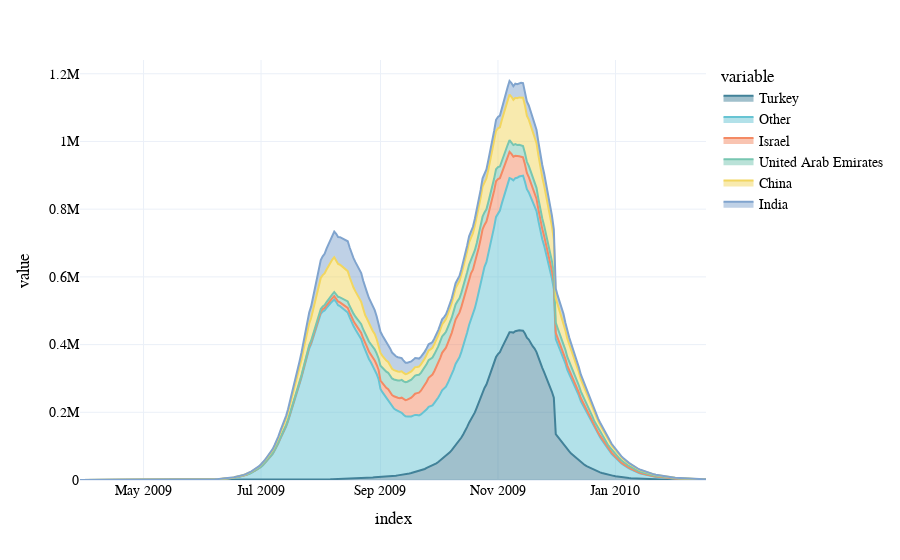

Notebook code cell kept with this figure:
### Code cell
px.area(fetch_area_plot_data(fig), template='netsi')

### Figure 1 — Plotly figure (JSON) as saved in the notebook; plotly's stock layout.template omitted (floating-point values rounded to 4 significant figures; data arrays with more than 128 entries replaced by an {"elided": "..."} marker saying what was removed)
{"data": [{"fillpattern": {"shape": ""}, "hovertemplate": "variable=Turkey<br>index=%{x}<br>value=%{y}<extra></extra>", "legendgroup": "Turkey", "line": {"color": "#428299"}, "marker": {"symbol": "circle"}, "mode": "lines", "name": "Turkey", "orientation": "v", "showlegend": true, "stackgroup": "1", "type": "scatter", "x": {"elided": "311 str values"}, "xaxis": "x", "y": {"elided": "311 int values"}, "yaxis": "y"}, {"fillpattern": {"shape": ""}, "hovertemplate": "variable=Other<br>index=%{x}<br>value=%{y}<extra></extra>", "legendgroup": "Other", "line": {"color": "#67C4D3"}, "marker": {"symbol": "circle"}, "mode": "lines", "name": "Other", "orientation": "v", "showlegend": true, "stackgroup": "1", "type": "scatter", "x": {"elided": "311 str values"}, "xaxis": "x", "y": {"elided": "311 int values"}, "yaxis": "y"}, {"fillpattern": {"shape": ""}, "hovertemplate": "variable=Israel<br>index=%{x}<br>value=%{y}<extra></extra>", "legendgroup": "Israel", "line": {"color": "#F48A64"}, "marker": {"symbol": "circle"}, "mode": "lines", "name": "Israel", "orientation": "v", "showlegend": true, "stackgroup": "1", "type": "scatter", "x": {"elided": "311 str values"}, "xaxis": "x", "y": {"elided": "311 int values"}, "yaxis": "y"}, {"fillpattern": {"shape": ""}, "hovertemplate": "variable=United Arab Emirates<br>index=%{x}<br>value=%{y}<extra></extra>", "legendgroup": "United Arab Emirates", "line": {"color": "#77C6B1"}, "marker": {"symbol": "circle"}, "mode": "lines", "name": "United Arab Emirates", "orientation": "v", "showlegend": true, "stackgroup": "1", "type": "scatter", "x": {"elided": "311 str values"}, "xaxis": "x", "y": {"elided": "311 int values"}, "yaxis": "y"}, {"fillpattern": {"shape": ""}, "hovertemplate": "variable=China<br>index=%{x}<br>value=%{y}<extra></extra>", "legendgroup": "China", "line": {"color": "#F2D65F"}, "marker": {"symbol": "circle"}, "mode": "lines", "name": "China", "orientation": "v", "showlegend": true, "stackgroup": "1", "type": "scatter", "x": {"elided": "311 str values"}, "xaxis": "x", "y": {"elided": "311 int values"}, "yaxis": "y"}, {"fillpattern": {"shape": ""}, "hovertemplate": "variable=India<br>index=%{x}<br>value=%{y}<extra></extra>", "legendgroup": "India", "line": {"color": "#80A4CE"}, "marker": {"symbol": "circle"}, "mode": "lines", "name": "India", "orientation": "v", "showlegend": true, "stackgroup": "1", "type": "scatter", "x": {"elided": "311 str values"}, "xaxis": "x", "y": {"elided": "311 int values"}, "yaxis": "y"}], "layout": {"autosize": true, "legend": {"title": {"text": "variable"}, "tracegroupgap": 0}, "margin": {"t": 60}, "xaxis": {"anchor": "y", "autorange": true, "domain": [0, 1], "range": ["2009-03-29", "2010-02-17"], "title": {"text": "index"}, "type": "date"}, "yaxis": {"anchor": "x", "autorange": true, "domain": [0, 1], "range": [0, 1241000.0], "title": {"text": "value"}, "type": "linear"}}}
